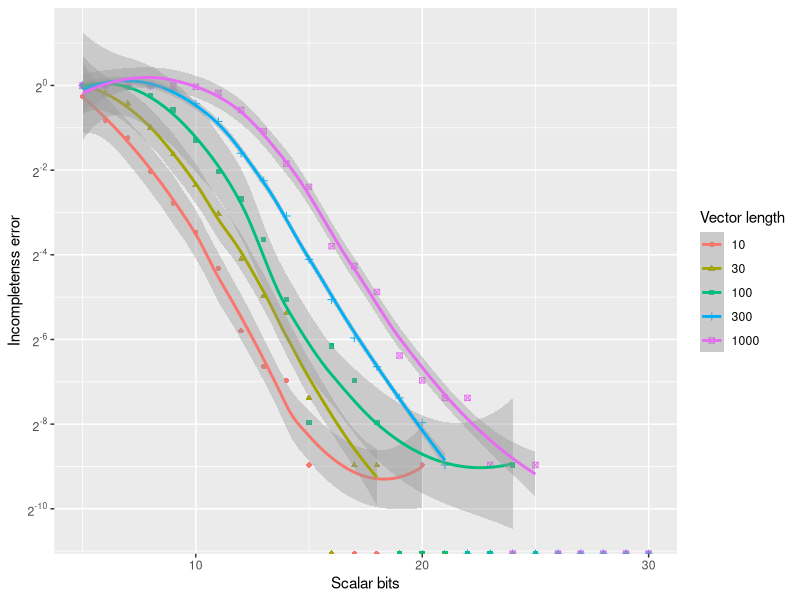
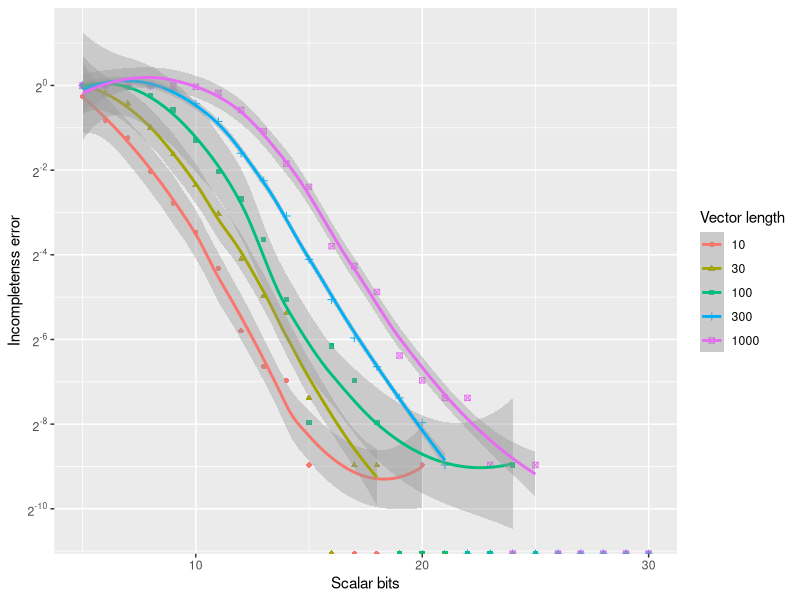

Write the R code that produced these figures, in order.
library(tidyverse)
library(scales)
d <- read_csv("data.csv")
d$n <- as.factor(d$n)
ggplot(d, mapping = aes(x = bits, y = p, color = n, shape = n)) +
  geom_point() +
  geom_smooth() +
  scale_y_continuous(trans = log2_trans(),
                     breaks = trans_breaks("log2", function(x) 2^x),
                     labels = trans_format("log2", math_format(2^.x))) +
  labs(
    y = "Incompletenss error",
    x = "Scalar bits",
    shape = "Vector length",
    color = "Vector length"
  )
ggsave("incomp_prob.pdf", width = 6, height=4, units ="in")
